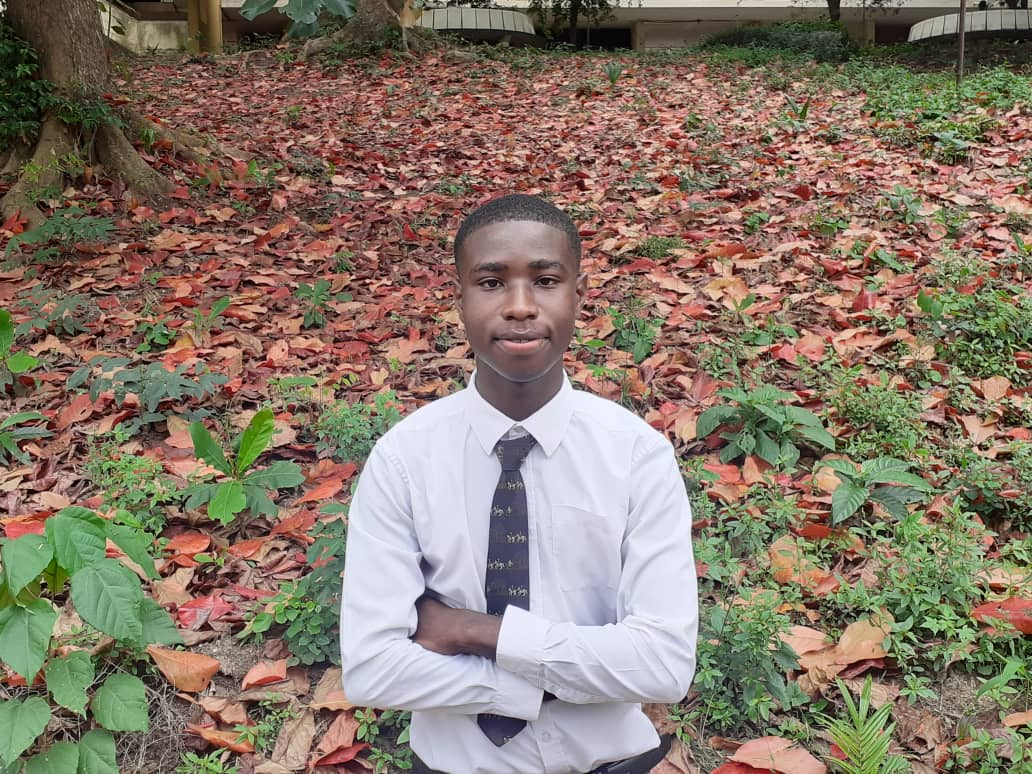
#> input picture dummy_faces/face1.jpeg, 1032 x 774 px
$ python main.py
#> lines starting #> are read from the running program, lines starting #| are printed output that depends on the picture; after the words box and inside, x2 and y2 are one past the last pixel; in counts of white or black regions, pixels touching at a corner belong together
import cv2


# Import an Image
img_str = "./dummy_faces/face1.jpeg"

# Classifier file contains a pre-modelled algorithm
classifier_file = "frontal_face.xml"

img = cv2.imread(img_str)
#> img is the input picture: shape (774, 1032, 3); mean B, G, R 105.7, 120.4, 134.9
face_classifier = cv2.CascadeClassifier(classifier_file)


# convert image to gray-scaled image for easier identification
grayed_img = cv2.cvtColor(img, cv2.COLOR_BGR2GRAY)
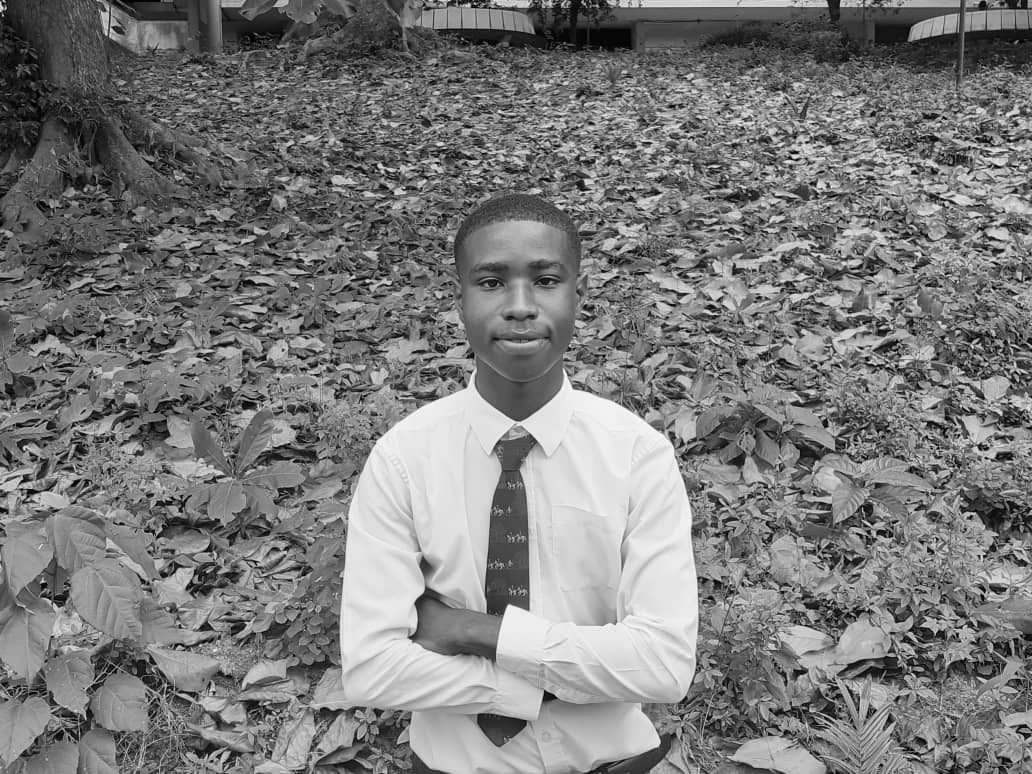
#> grayed_img: shape (774, 1032); min 0, max 255, mean 123.1
face_coordinates = face_classifier.detectMultiScale(grayed_img)
#> face_coordinates = [[688, 566, 46, 46], [762, 652, 57, 57], [445, 224, 145, 145]]
(x, y, w, h) = face_coordinates[0]
#> x = 688; y = 566; w = 46; h = 46

#Drawing the rectangle on the image
cv2.rectangle(img, (x, y), (x+w, y+h), (255, 0, 0), 5)
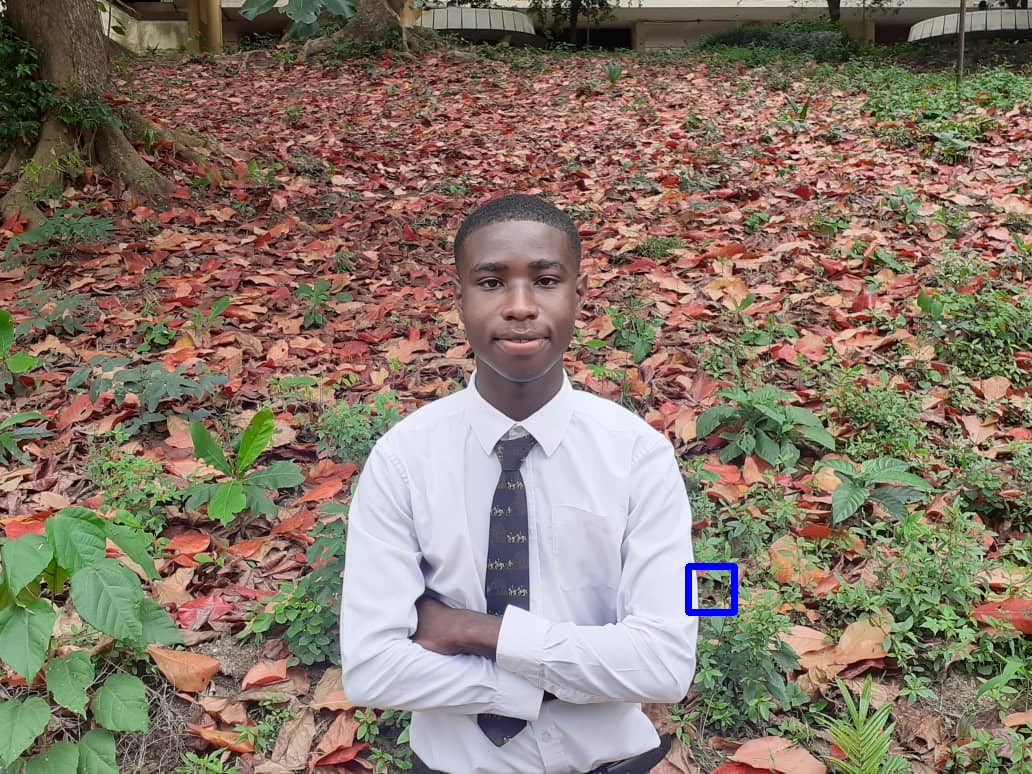
#> img: shape (774, 1032, 3); 0.16% of pixels changed, all inside (x1, y1, x2, y2) = (685, 563, 738, 616)

#showing the face detector app
cv2.imshow('Danny Face Detector', img)

cv2.waitKey()


print("Program finished successfully")

$ run again, with dummy_faces/face2.jpeg copied over dummy_faces/face1.jpeg
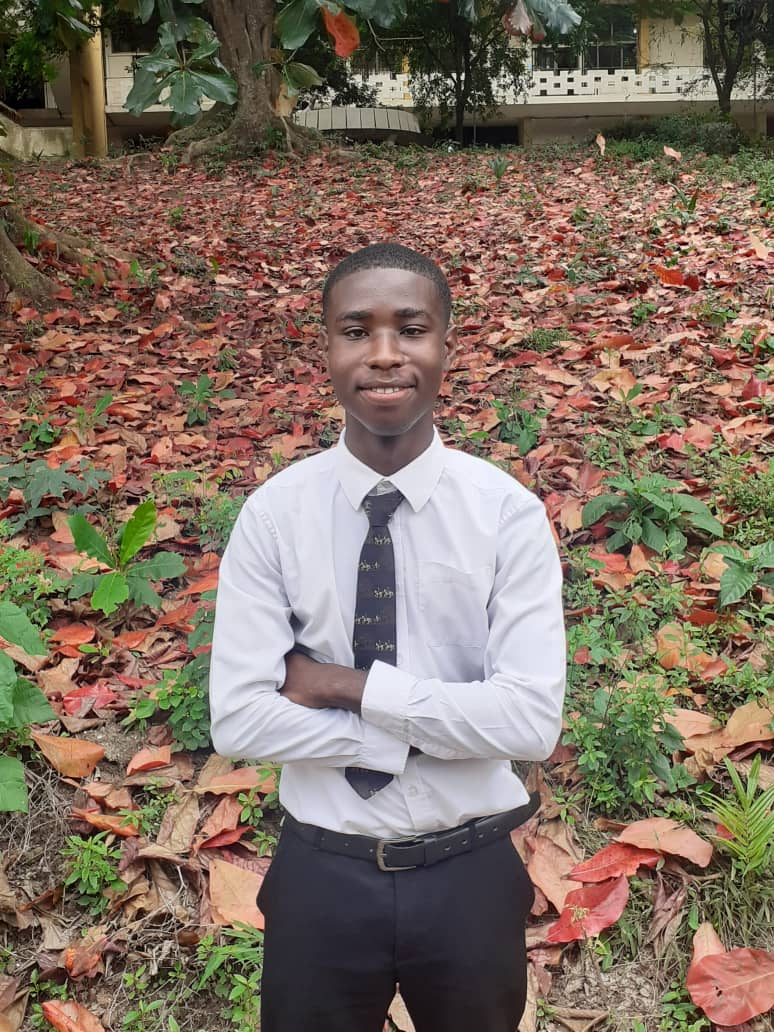
#> input picture dummy_faces/face2.jpeg, 774 x 1032 px
#> img is the input picture: shape (1032, 774, 3); mean B, G, R 97.6, 111.6, 128
#> `grayed_img = cv2.cvtColor(img, cv2.COLOR_BGR2GRAY)`:
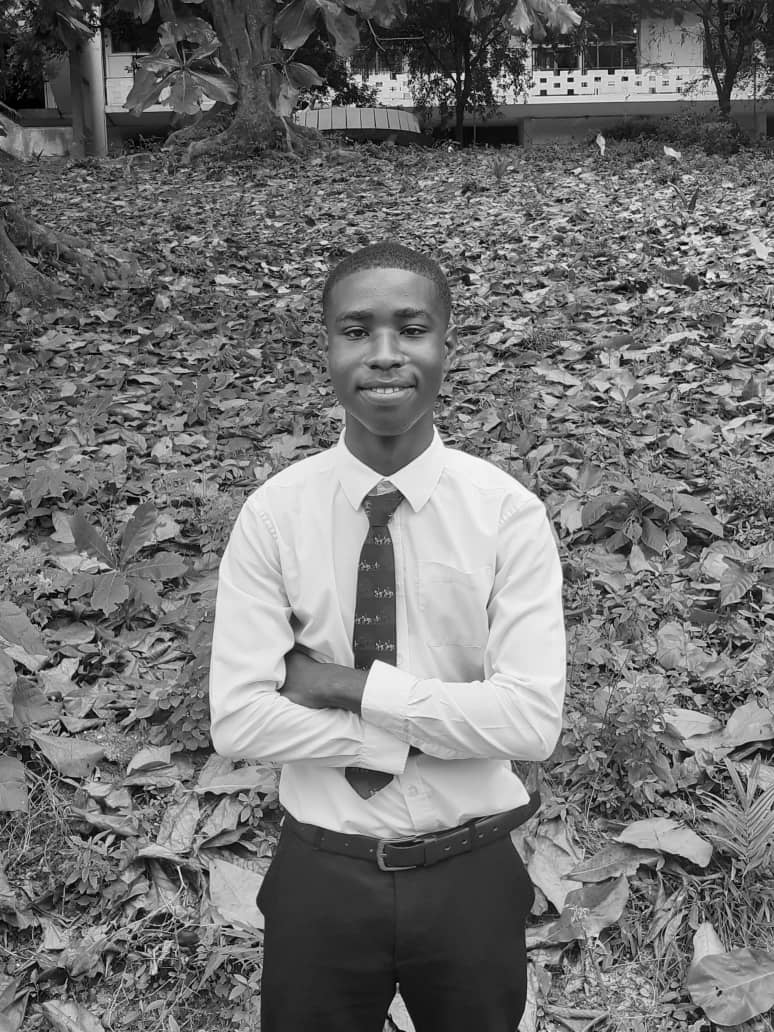
#> grayed_img: shape (1032, 774); min 0, max 254, mean 114.9
#> face_coordinates = [[311, 270, 148, 148]]
#> x = 311; y = 270; w = 148
#> `cv2.rectangle(img, (x, y), (x+w, y+h), (255, 0, 0), 5)`:
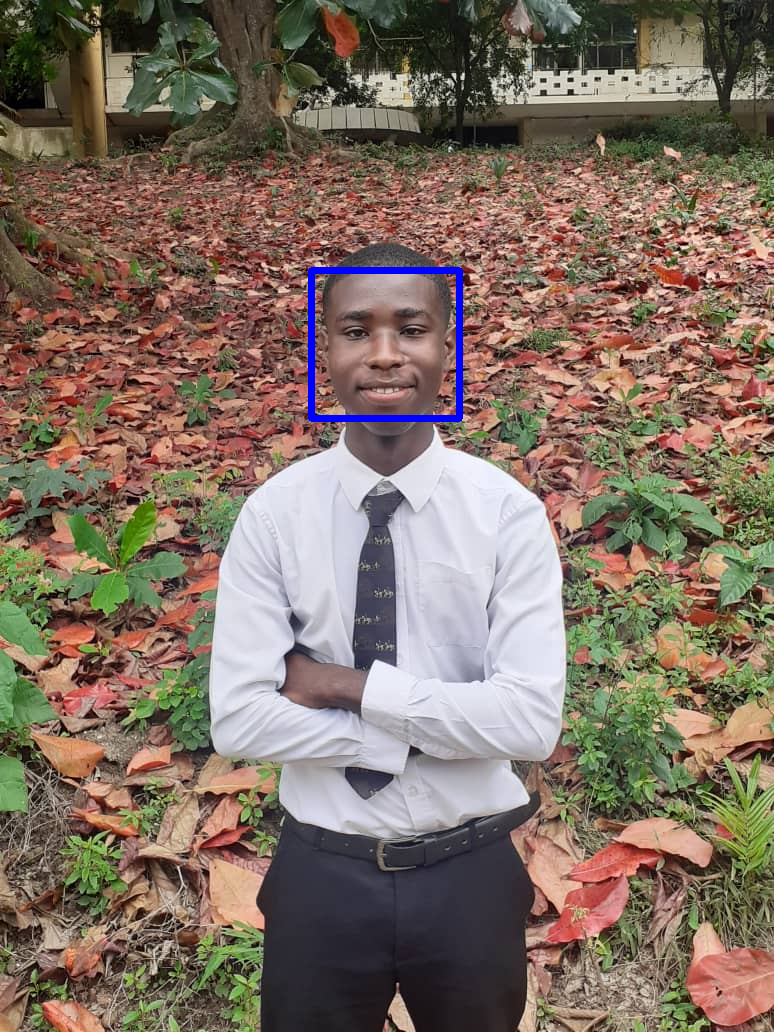
#> img: shape (1032, 774, 3); 0.52% of pixels changed, all inside (x1, y1, x2, y2) = (308, 267, 463, 422)

$ run again, with dummy_faces/face3.jpeg copied over dummy_faces/face1.jpeg
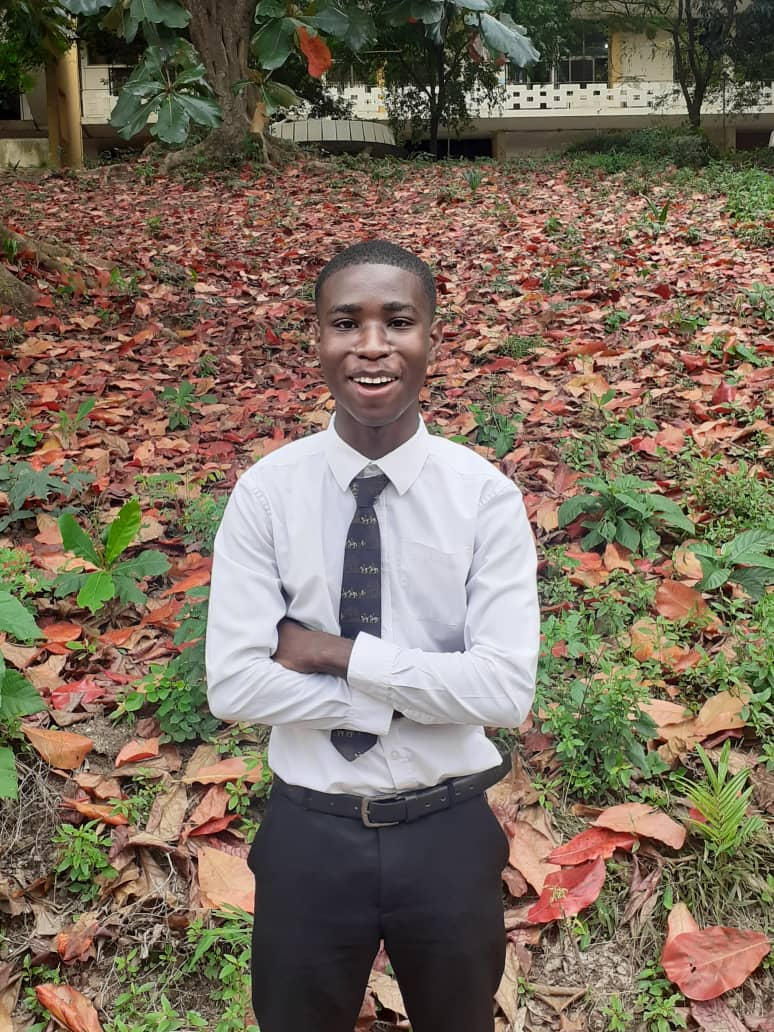
#> input picture dummy_faces/face3.jpeg, 774 x 1032 px
#> img is the input picture: shape (1032, 774, 3); mean B, G, R 93.7, 109.7, 123.9
#> `grayed_img = cv2.cvtColor(img, cv2.COLOR_BGR2GRAY)`:
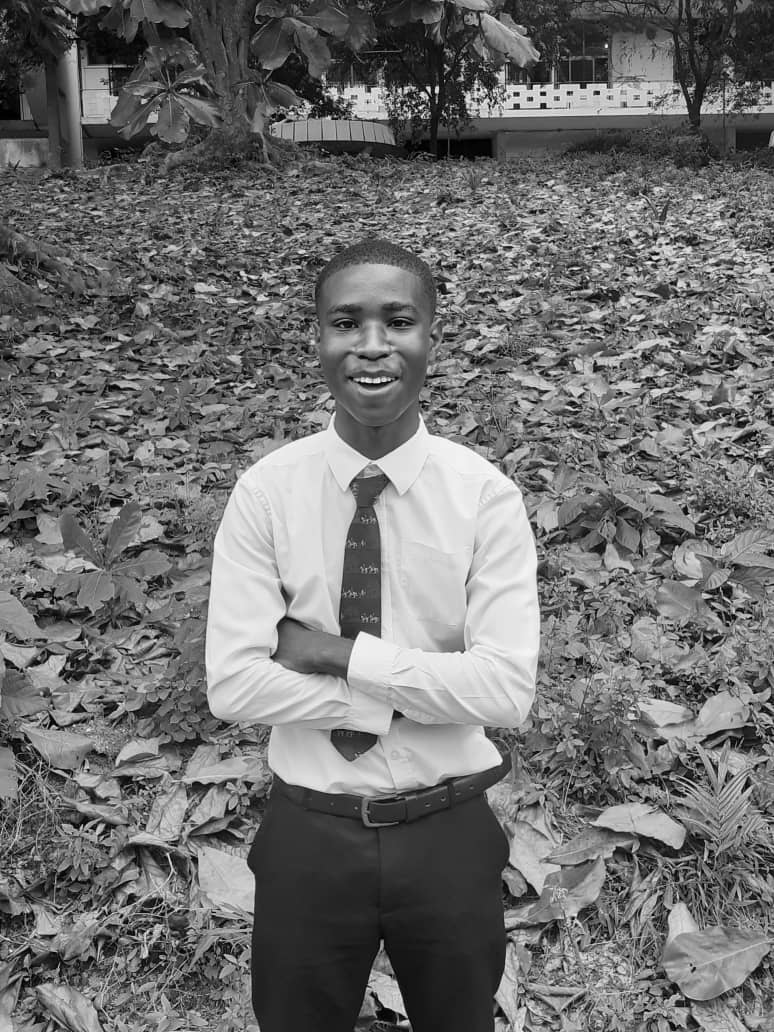
#> grayed_img: shape (1032, 774); min 0, max 255, mean 112.1
#> face_coordinates = [[193, 895, 74, 74], [304, 265, 139, 139]]
#> x = 193; y = 895; w = 74
#> `cv2.rectangle(img, (x, y), (x+w, y+h), (255, 0, 0), 5)`:
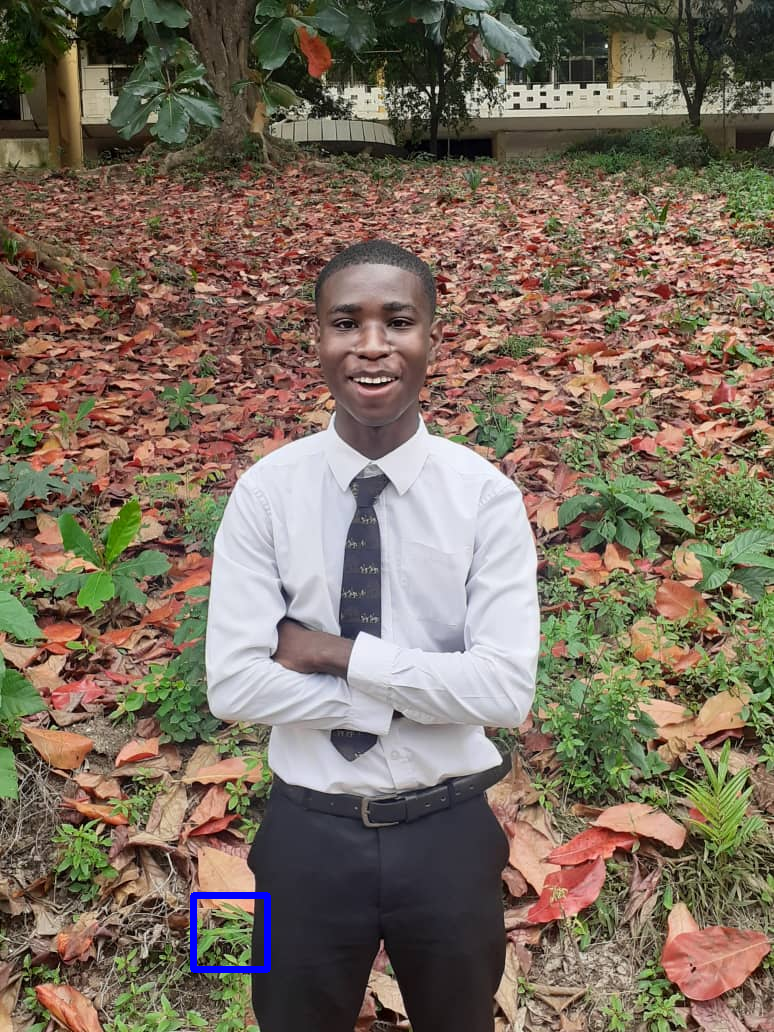
#> img: shape (1032, 774, 3); 0.26% of pixels changed, all inside (x1, y1, x2, y2) = (190, 892, 271, 973)
